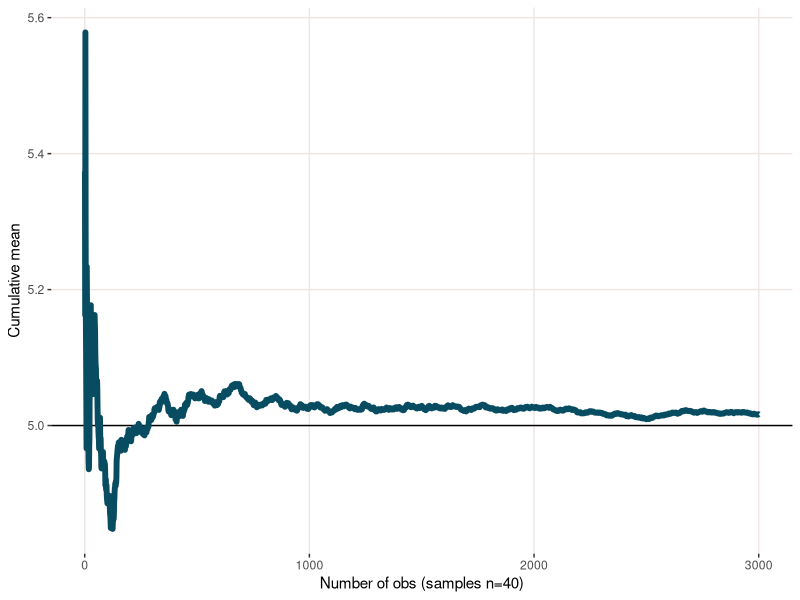
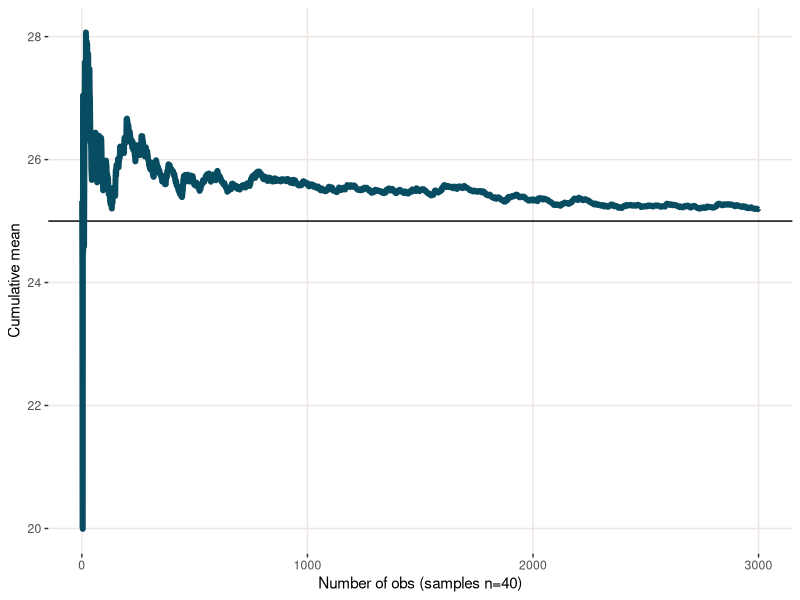
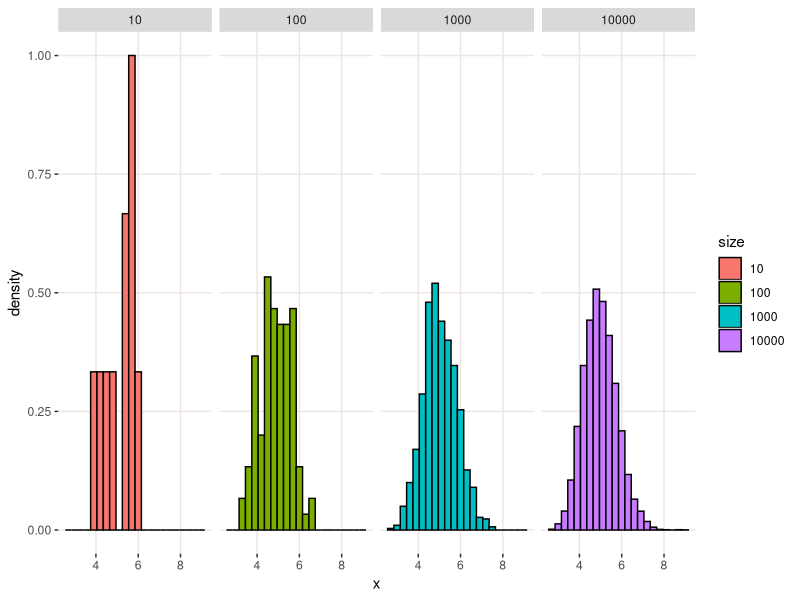
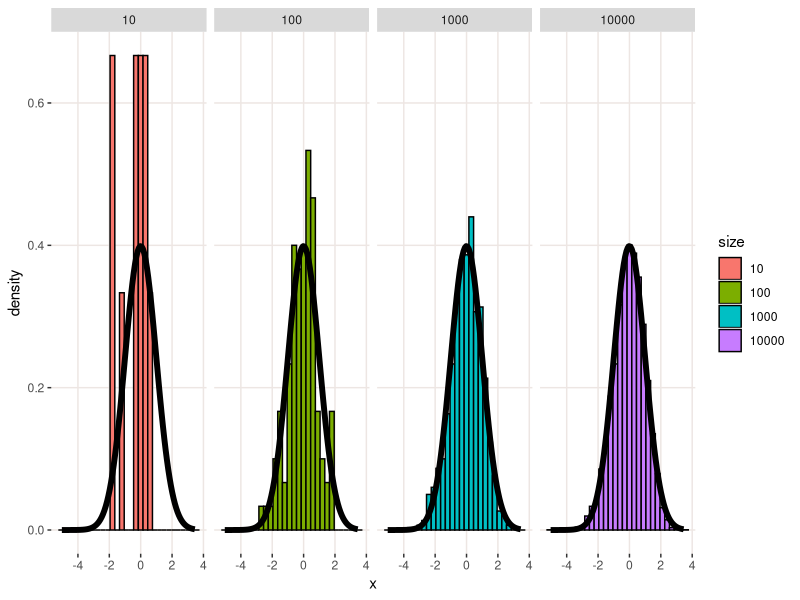

Source code (R) for these figures, in order:
## ---- chunk 1
library(ggplot2)
def_theme <- theme(
      panel.grid.minor = element_blank(), 
      panel.background = element_rect(colour = "#FFFFFF", fill = "#FFFFFF"), 
      panel.grid=element_line(colour = "#380F36"),
      panel.grid.major = element_line(colour = "#EDE6E3")
)
obs <- 40
r <- 0.2
## ---- chunk 2
n <- 3000

means <- cumsum(sapply(1:n, function(x) mean(rexp(n=obs, rate = r))))/(1:n)

g <- ggplot(data.frame(x = 1:n, y = means), aes(x = x, y = y))
g <- g + geom_hline(yintercept = 1/r) + geom_line(size = 2, color='#084C61')
g <- g + labs(x = "Number of obs (samples n=40)", y = "Cumulative mean")
g <- g + def_theme
#g <- g + annotate("text", x = 800, y = 6.9, label = paste("mean:",formatC(means[n - 1], digits = 2)))
g
## ---- chunk 3
n <- 3000

means <- cumsum(sapply(1:n, function(x) var(rexp(n=obs, rate = r))))/(1:n)

g <- ggplot(data.frame(x = 1:n, y = means), aes(x = x, y = y))
g <- g + geom_hline(yintercept = 1/r^2) + geom_line(size = 2, color='#084C61')
g <- g + labs(x = "Number of obs (samples n=40)", y = "Cumulative mean")
g <- g + def_theme
#g <- g + annotate("text", x = 800, y = 6.9, label = paste("mean:",formatC(means[n - 1], digits = 2)))
g
## ---- chunk 4
dat <- data.frame(
  x = c (
    matrix(sapply(1:10, function(x) mean(rexp(n=obs, rate = r))), 10),
    matrix(sapply(1:100, function(x) mean(rexp(n=obs, rate = r))), 10),
    matrix(sapply(1:1000, function(x) mean(rexp(n=obs, rate = r))), 10),
    matrix(sapply(1:10000, function(x) mean(rexp(n=obs, rate = r))), 10)
  ),
  size = factor(c(rep(10,10), rep(100,100), rep(1000,1000), rep(10000,10000)))
)

g <- ggplot(dat, aes(x = x, fill = size)) + 
      geom_histogram(binwidth=.3, colour = "black", aes(y = ..density..)) + 
      #stat_function(fun = dnorm, size = 2, arg = list(mean = 1/r, sd = sqrt(1/r^2/obs))) +
      facet_grid(. ~ size) +
      def_theme
g

## ---- chunk 5
dat <- data.frame(
  x = c (
    matrix(sapply(1:10, function(x) (1/r - mean(rexp(n=obs, rate = r)))/ sqrt(1/(r^2)/obs)), 10),
    matrix(sapply(1:100, function(x) (1/r - mean(rexp(n=obs, rate = r)))/ sqrt(1/(r^2)/obs)), 10),
    matrix(sapply(1:1000, function(x) (1/r - mean(rexp(n=obs, rate = r)))/ sqrt(1/(r^2)/obs)), 10),
    matrix(sapply(1:10000, function(x) (1/r - mean(rexp(n=obs, rate = r)))/ sqrt(1/(r^2)/obs)), 10)
  ),
  size = factor(c(rep(10,10), rep(100,100), rep(1000,1000), rep(10000,10000)))
)

g <- ggplot(dat, aes(x = x, fill = size)) + 
      geom_histogram(binwidth=.3, colour = "black", aes(y = ..density..)) + 
      stat_function(fun = dnorm, size = 2) +
      facet_grid(. ~ size) +
      def_theme
g
